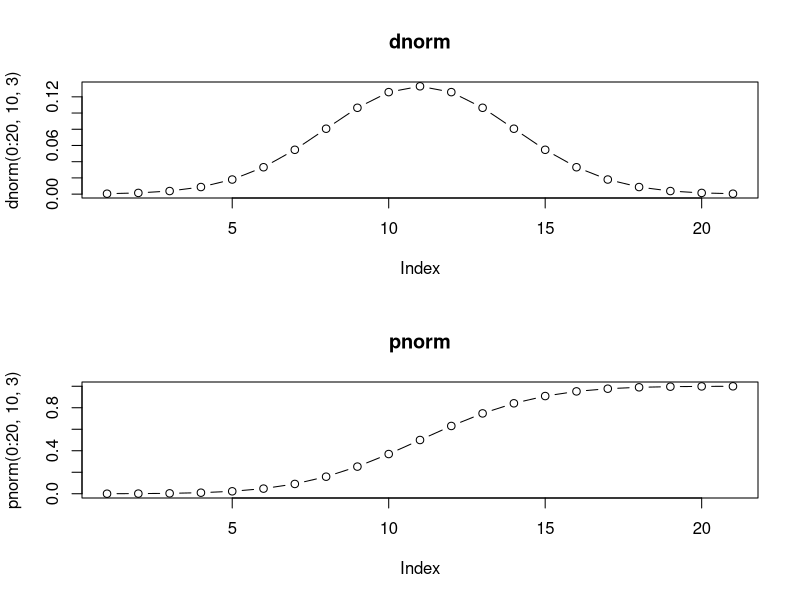
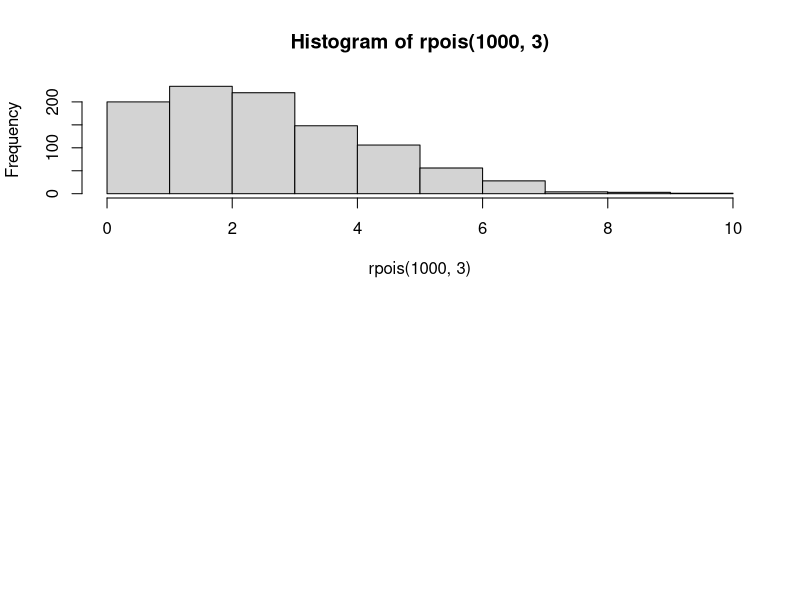

Source code (R) for these figures, in order: (Note: this script raises an error after producing the figures.)
# Probability distributions and random number generation


str(dnorm)

par(mfrow = c(2,1))
plot(dnorm(0:20, 10, 3), type = "b", main = "dnorm")
plot(pnorm(0:20, 10, 3), type = "b", main = "pnorm")

str(rpois)
hist(rpois(1000, 3))

z <- NULL
x <- NULL
Rprof({
  for(i in 1:1000000){
    z <- i + z
    x <- z^z
  }
})
summaryRprof()



set.seed(1)
rpois(5, 2)

?set.seed
#

set.seed(10)
x <- rep(0:1, each = 5)
e <- rnorm(10, 0, 20)
y <- 0.5 + 2 * x + e
y



set.seed(1)
rpois(5, 2)
